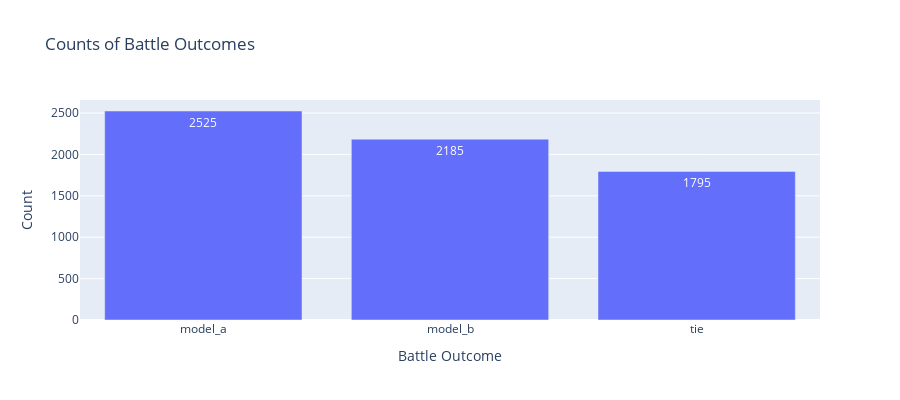

Notebook cell for this chart:
### Markdown cell above
## Signfiicant Number of Ties

We allowed the user to declare a tie between the pairs of models.  To collect additional data, later in the tournament we also allowed the user to declare a tie in which both models were bad.  There were a significant number of tied outcomes.

### Code cell
fig = px.bar(battles["win"].value_counts(),
             title="Counts of Battle Outcomes", text_auto=True, height=400)
fig.update_layout(xaxis_title="Battle Outcome", yaxis_title="Count", 
                  showlegend=False)
fig

### Figure 1 — Plotly figure (JSON) as saved in the notebook; plotly's stock layout.template omitted (floating-point values rounded to 4 significant figures)
{"data": [{"alignmentgroup": "True", "hovertemplate": "variable=count<br>win=%{x}<br>value=%{y}<extra></extra>", "legendgroup": "count", "marker": {"color": "#636efa", "pattern": {"shape": ""}}, "name": "count", "offsetgroup": "count", "orientation": "v", "showlegend": true, "textposition": "auto", "texttemplate": "%{y}", "type": "bar", "x": ["model_a", "model_b", "tie"], "xaxis": "x", "y": [2525, 2185, 1795], "yaxis": "y"}], "layout": {"barmode": "relative", "height": 400, "legend": {"title": {"text": "variable"}, "tracegroupgap": 0}, "showlegend": false, "title": {"text": "Counts of Battle Outcomes"}, "xaxis": {"anchor": "y", "domain": [0, 1], "title": {"text": "Battle Outcome"}}, "yaxis": {"anchor": "x", "domain": [0, 1], "title": {"text": "Count"}}}}
